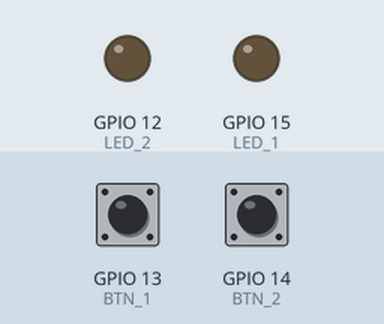
The sketch below on a simulated ESP8266 (NodeMCU). On the bench: output pins drawn as LEDs (lit = HIGH). The test bench sets the inputs (shaded band); at power-on: GPIO 13 (BTN_1) LOW, GPIO 14 (BTN_2) LOW. WiFi joins after 1.5 s; servers stay silent unless stated; uploads are accepted with an empty reply; what the sketch prints to the serial monitor is not drawn.

Above: at 3.1 s.
3.2 s: GPIO 13 (BTN_1) pulled HIGH for 0.15 s
At 4.2 s:
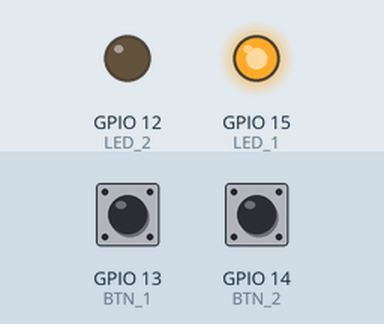
6.3 s: GPIO 14 (BTN_2) pulled HIGH for 0.15 s
At 6.9 s:
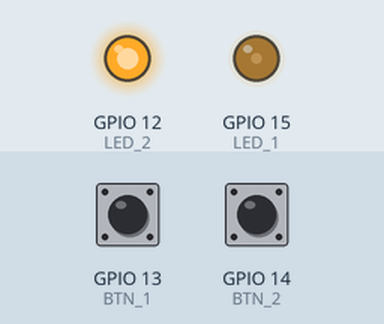
9.3 s: GPIO 14 (BTN_2) pulsed HIGH 2 times (0.12 s each, 0.3 s apart)
At 10.0 s:
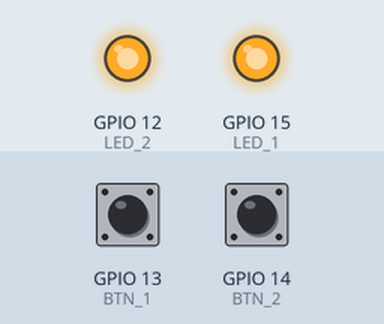
12.9 s: GPIO 13 (BTN_1) pulled HIGH for 0.15 s
At 13.2 s:
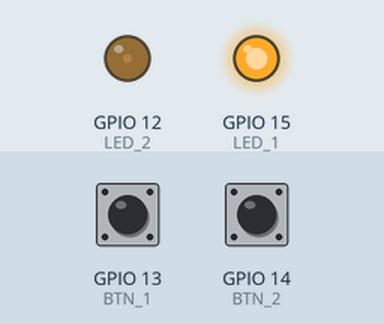
15.9 s: GPIO 13 (BTN_1) pulled HIGH for 0.15 s
At 18.6 s:
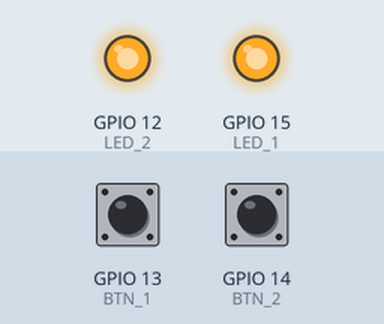
19.0 s: GPIO 14 (BTN_2) pulled HIGH for 0.15 s
At 19.6 s:
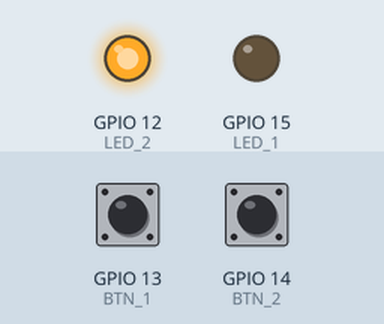
Timing chart, 0 to 22.8 s (numbered marks = the images above; inputs shaded):
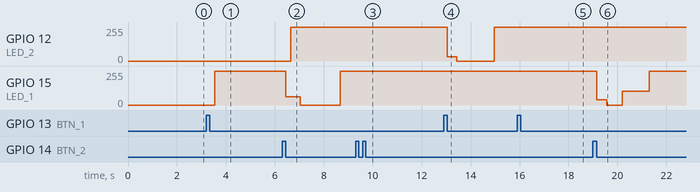

Measured:
- after the input at 3.2 s, GPIO 15 (LED_1): 0/255 → 255/255 after 0.35 s
- after the input at 6.3 s, GPIO 12 (LED_2): 0/255 → 255/255 after 0.35 s
- after the input at 9.3 s, GPIO 12 (LED_2): stays 255/255 (without the input it goes to 0/255 after 0.55 s); GPIO 15 (LED_1): stays 255/255 (without the input it goes to 101/255 after 3.6 s)
- after the input at 12.9 s, GPIO 15 (LED_1): stays 255/255 (without the input it goes to 0/255 after 1.0 s)
- after the input at 15.9 s, GPIO 12 (LED_2): stays 255/255 (without the input it goes to 111/255 after 3.1 s)
- after the input at 19.0 s, GPIO 12 (LED_2): stays 255/255 (without the input it goes to 0/255 after 0.86 s)

The sketch:

esp8222_switch.ino
```cpp
#include <ESP8266WiFi.h>
#include <ESP8266HTTPClient.h>
#include <ESP8266httpUpdate.h>

#define BTN_1 13
#define LED_1 15
#define BTN_2 14
#define LED_2 12

#define MAX_LED_VALUE 512

unsigned int valLed1 = 0;
boolean dirLed1 = true;
long lastTimeLed1 = 0;
boolean fadeLed1 = false;

unsigned int valLed2 = 0;
boolean dirLed2 = true;
long lastTimeLed2 = 0;
boolean fadeLed2 = false;


long lastTimeUpdate = 0;
long lastTimeChesk = 0;

unsigned long timeButton1;
unsigned long durationButton1;
boolean timerButton1;

unsigned long timeButton2;
unsigned long durationButton2;
boolean timerButton2;


void ConnectWiFi() {
  WiFi.mode(WIFI_STA);
  WiFi.begin();
  while (WiFi.status() != WL_CONNECTED) {
    delay(500);
    Serial.print(".");
  }
}

void UpdateFirmware() {
  t_httpUpdate_return ret = ESPhttpUpdate.update("192.168.1.141", 80, "/esp8266/", String(ESP.getSketchSize()));
  switch (ret) {
    case HTTP_UPDATE_FAILED:
      Serial.printf("HTTP_UPDATE_FAILD Error (%d): %s", ESPhttpUpdate.getLastError(), ESPhttpUpdate.getLastErrorString().c_str());
      break;

    case HTTP_UPDATE_NO_UPDATES:
      Serial.println("HTTP_UPDATE_NO_UPDATES");
      break;

    case HTTP_UPDATE_OK:
      Serial.println("HTTP_UPDATE_OK");
      break;
  }
}

void setFadeLed1(boolean val) {
  fadeLed1 = val;
  if (val) {
    valLed1 = MAX_LED_VALUE;
  } else {
    analogWrite(LED_1, MAX_LED_VALUE);
  }
}

boolean isFadeLed1() {
  return fadeLed1;
}

void setFadeLed2(boolean val) {
  fadeLed2 = val;
  if (val) {
    valLed2 = MAX_LED_VALUE;
  } else {
    analogWrite(LED_2, MAX_LED_VALUE);
  }
}

boolean isFadeLed2() {
  return fadeLed2;
}

void sendReq(int i, int val) {
  if (WiFi.status() == WL_CONNECTED) {
    HTTPClient http;  //Declare an object of class HTTPClient
    String resp = "set=";
    resp += String(i);
    resp += "&val=";
    resp += String(val);

    http.begin("http://192.168.1.233/io?" + resp);
    http.GET();
    http.end();
  }
}

//int pressedN = 0;
//int button;
//int value;
//boolean sendTo = false;
//
//void btn1() {
//  pressedN++;
//  Serial.println("btn1");
//  if (!isFadeLed1()) {
//    setFadeLed1(true);
//    value = 1;
//  } else {
//    setFadeLed1(false);
//    value = 0;
//  }
//  button = 0;
//  sendTo = true;
//}
//
//void btn2() {
//  pressedN++;
//  Serial.println("btn2");
//  if (!isFadeLed2()) {
//    setFadeLed2(true);
//    value = 1;
//  } else {
//    setFadeLed2(false);
//    value = 0;
//  }
//  button = 1;
//  sendTo = true;
//}


void fadeLed() {
  if (millis() - lastTimeLed1 > 5 && fadeLed1) {
    analogWrite(LED_1, valLed1);
    if (valLed1 <  MAX_LED_VALUE && dirLed1) {
      valLed1++;
    } else {
      dirLed1 = false;
    }
    if (valLed1 >  0 && !dirLed1) {
      valLed1--;
    } else {
      dirLed1 = true;
    }
    lastTimeLed1 = millis();
  }

  if (millis() - lastTimeLed2 > 5 && fadeLed2) {
    analogWrite(LED_2, valLed2);
    if (valLed2 <  MAX_LED_VALUE && dirLed2) {
      valLed2++;
    } else {
      dirLed2 = false;
    }
    if (valLed2 >  0 && !dirLed2) {
      valLed2--;
    } else {
      dirLed2 = true;
    }
    lastTimeLed2 = millis();
  }

}
//
//long lastTimeLed = 0;
//long lastBlinkLed = 0;
//
//void blinkLed(){
//  if (millis() - lastTimeLed > 1000) {
//    if (lastBlinkLed == 0 ){
//      analogWrite(LED_2, 0);
//      analogWrite(LED_1, MAX_FADE_VALUE);
//      lastBlinkLed = 1;
//    }
//    if (lastBlinkLed == 1 ){
//      analogWrite(LED_1, 0);
//      analogWrite(LED_2, MAX_FADE_VALUE);
//      lastBlinkLed = 0;
//    }
//    lastTimeLed = millis();
//  }
//}

void getIO() {
  if (WiFi.status() == WL_CONNECTED) { //Check WiFi connection status
    HTTPClient http;  //Declare an object of class HTTPClient

    http.begin("http://192.168.1.233/io");
    int httpCode = http.GET();                                                                  //Send the request

    if (httpCode == 200 ) { //Check the returning code
      String payload = http.getString();   //Get the request response payload

      //Serial.println(payload.substring(1, 2));                    //Print the response payload
      //Serial.println(payload.substring(3, 4));

      if (payload.substring(1, 2).equals("1")) {
        if (!isFadeLed1()) {
          setFadeLed1(true);
        }
      } else {
        setFadeLed1(false);
      }

      if (payload.substring(3, 4).equals("1")) {
        if (!isFadeLed2()) {
          setFadeLed2(true);
        }
      } else {
        setFadeLed2(false);
      }

    }

    http.end();   //Close connection

  }
}

void setup() {
  Serial.begin(115200);
  ConnectWiFi();
  UpdateFirmware();
  getIO();
  pinMode(BTN_1, INPUT);
  pinMode(BTN_2, INPUT);

  pinMode(LED_1, OUTPUT);

  pinMode(LED_2, OUTPUT);
}


void loop() {
  fadeLed();
  if (timerButton1 == 0 && digitalRead(BTN_1) == HIGH) { // button pressed & timer not running already
    timeButton1 = millis();
    timerButton1 = 1;
  }
  if (timerButton1 == 1 && digitalRead(BTN_1) == LOW) { // timer running, button released
    timerButton1 = 0;
    durationButton1 = millis() - timeButton1;
    Serial.print ("button 1 press time in milliseconds: ");
    Serial.println (durationButton1);
  }

  if (timerButton2 == 0 && digitalRead(BTN_2) == HIGH) { // button pressed & timer not running already
    timeButton2 = millis();
    timerButton2 = 1;
  }
  if (timerButton2 == 1 && digitalRead(BTN_2) == LOW) { // timer running, button released
    timerButton2 = 0;
    durationButton2 = millis() - timeButton2;
    Serial.print ("button 2 press time in milliseconds: ");
    Serial.println (durationButton2);
  }

  if (durationButton1 > 5000 && !timerButton1 && durationButton2 > 5000 && !timerButton2) {
    Serial.println("btn");
    if (WiFi.status() == WL_CONNECTED) {
      HTTPClient http;  //Declare an object of class HTTPClient
      String resp = "reset";
      http.begin("http://192.168.1.141/" + resp);
      http.GET();
      http.end();
    }
    delay(500);
    ESP.restart();
  }
  if (durationButton1 > 50 && durationButton1 < 500 && !timerButton1) {
    Serial.println("btn1");
    if (!isFadeLed1()) {
      setFadeLed1(true);
      sendReq(0, 1);
    } else {
      setFadeLed1(false);
      sendReq(0, 0);
    }
    durationButton1 = 0;
  }
  if (durationButton2 > 50 && durationButton2 < 500 && !timerButton2) {
    Serial.println("btn2");
    if (!isFadeLed2()) {
      setFadeLed2(true);
      sendReq(1, 1);
    } else {
      setFadeLed2(false);
      sendReq(1, 0);
    }
    durationButton2 = 0;
  }


  if (millis() - lastTimeUpdate > 10000) {
    getIO();
    lastTimeUpdate = millis();
  }


}
```
